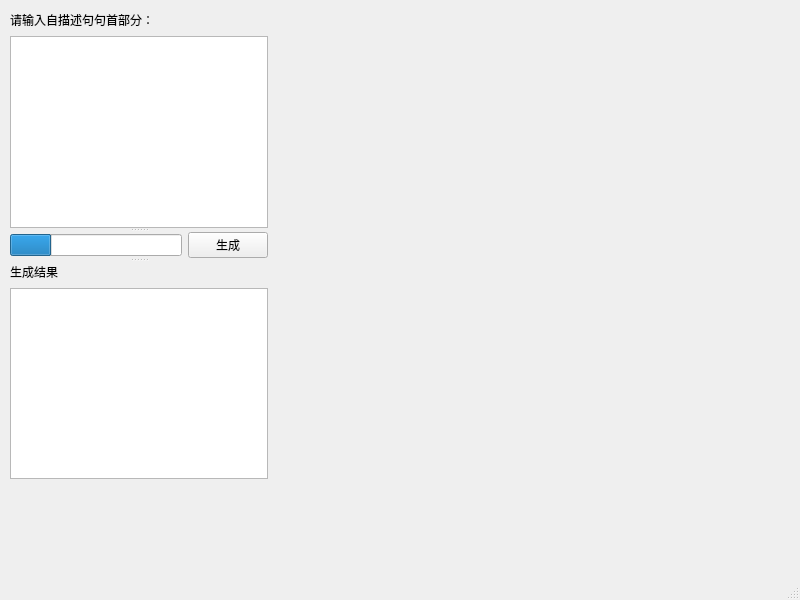
<?xml version="1.0" encoding="UTF-8"?>
<ui version="4.0">
 <class>MainWindow</class>
 <widget class="QMainWindow" name="MainWindow">
  <property name="geometry">
   <rect>
    <x>0</x>
    <y>0</y>
    <width>800</width>
    <height>600</height>
   </rect>
  </property>
  <property name="windowTitle">
   <string>中文自描述句生成器</string>
  </property>
  <widget class="QWidget" name="centralwidget">
   <property name="maximumSize">
    <size>
     <width>800</width>
     <height>578</height>
    </size>
   </property>
   <widget class="QSplitter" name="splitter">
    <property name="geometry">
     <rect>
      <x>10</x>
      <y>10</y>
      <width>258</width>
      <height>469</height>
     </rect>
    </property>
    <property name="minimumSize">
     <size>
      <width>258</width>
      <height>469</height>
     </size>
    </property>
    <property name="orientation">
     <enum>Qt::Vertical</enum>
    </property>
    <widget class="QWidget" name="">
     <layout class="QVBoxLayout" name="inputLayout">
      <item>
       <layout class="QHBoxLayout" name="inputLabelLayout">
        <item>
         <widget class="QLabel" name="inputLabel">
          <property name="text">
           <string>请输入自描述句句首部分：</string>
          </property>
          <property name="textFormat">
           <enum>Qt::AutoText</enum>
          </property>
         </widget>
        </item>
        <item>
         <spacer name="inputLabelSpacer">
          <property name="orientation">
           <enum>Qt::Horizontal</enum>
          </property>
          <property name="sizeHint" stdset="0">
           <size>
            <width>40</width>
            <height>20</height>
           </size>
          </property>
         </spacer>
        </item>
       </layout>
      </item>
      <item>
       <widget class="QPlainTextEdit" name="inputText">
        <property name="overwriteMode">
         <bool>false</bool>
        </property>
        <property name="placeholderText">
         <string notr="true"/>
        </property>
       </widget>
      </item>
     </layout>
    </widget>
    <widget class="QWidget" name="">
     <layout class="QHBoxLayout" name="horizontalLayout">
      <item>
       <widget class="QProgressBar" name="progressBar">
        <property name="value">
         <number>24</number>
        </property>
        <property name="textVisible">
         <bool>false</bool>
        </property>
       </widget>
      </item>
      <item>
       <widget class="QPushButton" name="button">
        <property name="text">
         <string>生成</string>
        </property>
       </widget>
      </item>
     </layout>
    </widget>
    <widget class="QWidget" name="layoutWidget">
     <layout class="QVBoxLayout" name="outputLayout">
      <item>
       <layout class="QHBoxLayout" name="outputLabelLayout">
        <item>
         <widget class="QLabel" name="outputLabel">
          <property name="text">
           <string>生成结果</string>
          </property>
          <property name="textFormat">
           <enum>Qt::AutoText</enum>
          </property>
         </widget>
        </item>
        <item>
         <spacer name="outputLabelSpacer">
          <property name="orientation">
           <enum>Qt::Horizontal</enum>
          </property>
          <property name="sizeHint" stdset="0">
           <size>
            <width>40</width>
            <height>20</height>
           </size>
          </property>
         </spacer>
        </item>
       </layout>
      </item>
      <item>
       <widget class="QTextBrowser" name="outputText"/>
      </item>
     </layout>
    </widget>
   </widget>
  </widget>
  <widget class="QStatusBar" name="statusbar"/>
  <widget class="QMenuBar" name="menuBar">
   <property name="geometry">
    <rect>
     <x>0</x>
     <y>0</y>
     <width>800</width>
     <height>23</height>
    </rect>
   </property>
  </widget>
 </widget>
 <resources/>
 <connections/>
</ui>
